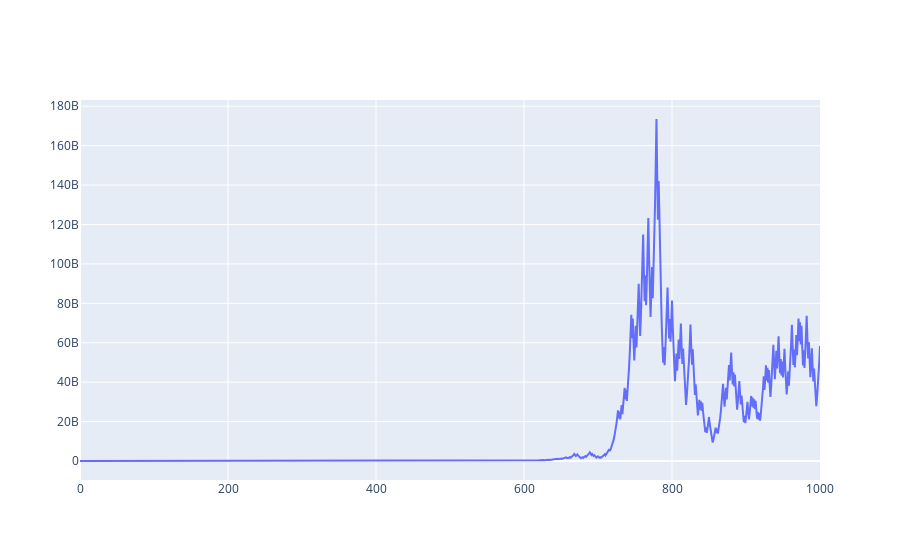

The notebook cell saved with this chart:
### Code cell
# Random Agent
observation = env.reset()
for t in range(1000):
    action = [1, np.array([.16])]
    observation, reward, done, info = env.step(action)
#     print(action, observation, reward, done, info) 
    if done:
        break
env.render()

### Figure 1 — Plotly figure (JSON) as saved in the notebook; plotly's stock layout.template omitted (floating-point values rounded to 4 significant figures; data arrays with more than 128 entries replaced by an {"elided": "..."} marker saying what was removed)
{"data": [{"type": "scatter", "x": {"elided": "1001 int values"}, "y": {"elided": "1001 float values"}}], "layout": {}}
